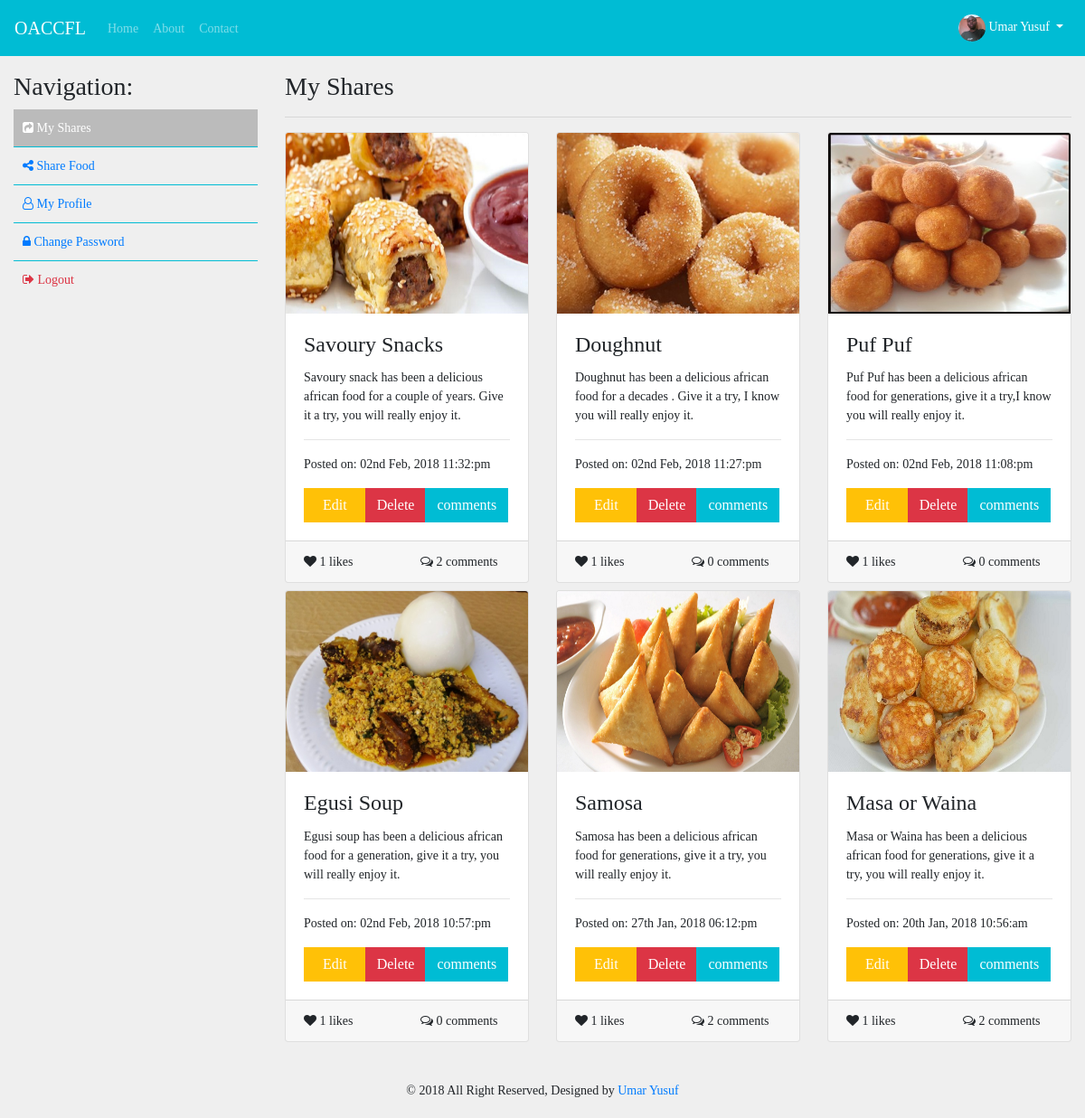
The page /myshares.php (signed in) on the database its author committed.
### tables this page shows
CREATE TABLE `users` (
  `id` int(11) NOT NULL,
  `name` varchar(255) NOT NULL,
  `email` varchar(255) NOT NULL,
  `phone` varchar(20) NOT NULL,
  `password` varchar(255) NOT NULL,
  `created_at` datetime NOT NULL DEFAULT CURRENT_TIMESTAMP,
  `picture` varchar(255) NOT NULL DEFAULT 'user.jpg'
);

CREATE TABLE `foods` (
  `id` int(11) NOT NULL,
  `food_name` varchar(150) NOT NULL,
  `description` varchar(255) NOT NULL,
  `photo` varchar(200) NOT NULL,
  `user_id` int(11) NOT NULL,
  `date_created` varchar(150) NOT NULL,
  `likes` int(11) NOT NULL DEFAULT '0'
);

### myshares.php (the view, shortened to what this page needs)
<?php
$page = "My Shares";
require_once 'config/db.php';
require_once 'includes/head.php';
require_once 'includes/nav.php';
$user_id = $_SESSION['user_id'];
$message = "";
$sql = "SELECT * FROM foods WHERE user_id=:user_id ORDER BY id DESC";
if ($stmt = $pdo->prepare($sql)) {
	$stmt->bindParam(":user_id", $user_id, PDO::PARAM_INT);
	if($stmt->execute()){
		if($stmt->rowCount() > 0){
			$result = $stmt->fetchAll(PDO::FETCH_ASSOC);
		}else{
			$message = "You have no shares yet";
		}
	}else{
		$message = "Error fetching shares";
	}
}
?>
<div class="container-fluid">
	<div class="row">
		<div class="col-md-3 mt-4 ">
			<?php require_once 'includes/sidebar.php'; ?>
		</div>
		<div class="col-md-9 mt-4">
			<h3>My Shares</h3>
			<hr>
			<div class="row">
			<?php if (!empty($message)): ?>
				<div class="col-md-10">
					<div class="card bg-info">
						<div class="card-body">
							<br>
							<h3><?php echo $message; ?></h3>
							<br>
						</div>
					</div>
				</div>
			<?php else:
				foreach ($result as $data): ?>
				<div class="col-sm-4 mb-2">
					<div class="card">
						<img src="assets/images/<?php echo $data['photo'] ?>" alt="Card Image" class="food-img card-img-top">
						<div class="card-body">
							<h4 class="card-title"><?php echo $data['food_name']; ?></h4>
							<p class="card-text"><?php echo $data['description']; ?></p>
							<hr>
							<p>Posted on: <?php echo $data['date_created']; ?></p>
							<div class="btn-group">
									<a href="edit_share.php?share_id=<?php echo $data['id']; ?>" class="btn btn-warning" style="color:#fff">&nbsp; Edit &nbsp;</a>
									<a href="delete_share.php?share_id=<?php echo $data['id']; ?>" id="deleteBtn" class="btn btn-danger btn-block">Delete</a>
									<a href="comments.php?share_id=<?php echo $data['id'] ?>" class="btn bg-cyan">comments</a>
							</div>
						</div>
						<div class="card-footer" style="font-size: 14px">
						<div class="row">
							<div class="col">
								<span class=""><i class="fa fa-heart"></i> <?php echo $data['likes']; ?> likes</span>
							</div>
							<div class="col">
								<span class="">
				  			<?php
					  				$sql = "SELECT COUNT(id) FROM comments WHERE share_id=:share_id";
					  				if($stmt = $pdo->prepare($sql)){
					  					$stmt->bindParam(":share_id", $data["id"], PDO::PARAM_INT);
					  					if($stmt->execute()){
					  						if($stmt->rowCount() > 0) {
					  							$num = $stmt->fetch();
					  							echo '<i class="fa fa-comments-o"></i> '.$num[0].' comments';
					  						}else{
					  							echo '<i class="fa fa-comments-o"></i> 0 comment';
					  						}
					  					}
					  				}
					  			?>
				  			</span>
							</div>
						</div>
					</div>
					</div>
				</div>
			<?php endforeach;
				endif;
			 ?>
			</div>
		</div>
	</div>
</div>
<?php
require_once 'includes/footer.php';
require_once 'includes/foot.php';
?>

### includes/nav.php (shortened to what this page needs)
<?php
if(isset($_SESSION['user_id'])){
	$req = $pdo->prepare("SELECT picture FROM users WHERE id=:user_id");
	$req->bindParam(":user_id", $_SESSION['user_id'], PDO::PARAM_INT);
	$req->execute();
	$pic = $req->fetch();
}
?>
<nav class="navbar navbar-expand-md navbar-dark fixed-top bg-cyan">
	<a class="navbar-brand" href="index.php">OACCFL</a>
	<div class="collapse navbar-collapse" id="navbarCollapse">
		<ul class="navbar-nav mr-auto">
			<li class="nav-item <?php echo ($page === 'Home') ? 'active' : ''; ?>">
				<a class="nav-link" href="index.php">Home <span class="sr-only">(current)</span></a>
			</li>
			<li class="nav-item <?php echo ($page === 'About') ? 'active' : ''; ?>">
				<a class="nav-link" href="about.php">About</a>
			</li>
			<li class="nav-item <?php echo ($page === 'Contact') ? 'active' : ''; ?>">
				<a class="nav-link" href="contact.php">Contact</a>
			</li>
		</ul>
		<ul class="navbar-nav ">
			<?php if (isset($_SESSION['user_id'])): ?>
			<li class="nav-item dropdown active">
	      <a class="nav-link dropdown-toggle" href="#" id="navbardrop" data-toggle="dropdown">
	        <img src="assets/images/users/<?php echo $pic['picture']; ?>" class="nav-item rounded-circle img-fluid"  style="width: 30px; height: 30px;" alt=""> <?php echo $_SESSION['name']; ?>
	      </a>
	    </li>
			<?php endif ?>
		</ul>
	</div>
</nav>

### assets/css/styles.css (style rules this page uses)
* { margin: 0; padding: 0; box-sizing: border-box; }
body { font-family: ubuntu; background-color: #efefef; margin-top: 55px; font-size: 14px; }
.navbar-brand, h1, .card-title, .nice-font { font-family: lobster; }
.btn-group > a { border-radius: 0; display: inline-block; width: 50%!important; }
.food-img { height: 200px; }
.bg-cyan { background-color: #00bcd4; }
.btn.bg-cyan { color: #fff; }

### rows shown on the page
users: picture (picture)
foods: photo (picture), food_name "Savoury Snacks", description "Savoury snack has been a delicious african food for a couple of years. Give it a try, you will really enjoy it.", date_created "02nd Feb, 2018 11:32:pm", likes "1", num "2"
foods: photo (picture), food_name "Doughnut", description "Doughnut has been a delicious african food for a decades . Give it a try, I know you will really enjoy it.", date_created "02nd Feb, 2018 11:27:pm", likes "1", num "0"
foods: photo (picture), food_name "Puf Puf", description "Puf Puf has been a delicious african food for generations, give it a try,I know you will really enjoy it.", date_created "02nd Feb, 2018 11:08:pm", likes "1", num "0"
foods: photo (picture), food_name "Egusi Soup", description "Egusi soup has been a delicious african food for a generation, give it a try, you will really enjoy it.", date_created "02nd Feb, 2018 10:57:pm", likes "1", num "0"
foods: photo (picture), food_name "Samosa", description "Samosa has been a delicious african food for generations, give it a try, you will really enjoy it.", date_created "27th Jan, 2018 06:12:pm", likes "1", num "2"
foods: photo (picture), food_name "Masa or Waina", description "Masa or Waina has been a delicious african food for generations, give it a try, you will really enjoy it.", date_created "20th Jan, 2018 10:56:am", likes "1", num "2"

### other values the page prints
$_SESSION['name'] "Umar Yusuf"
